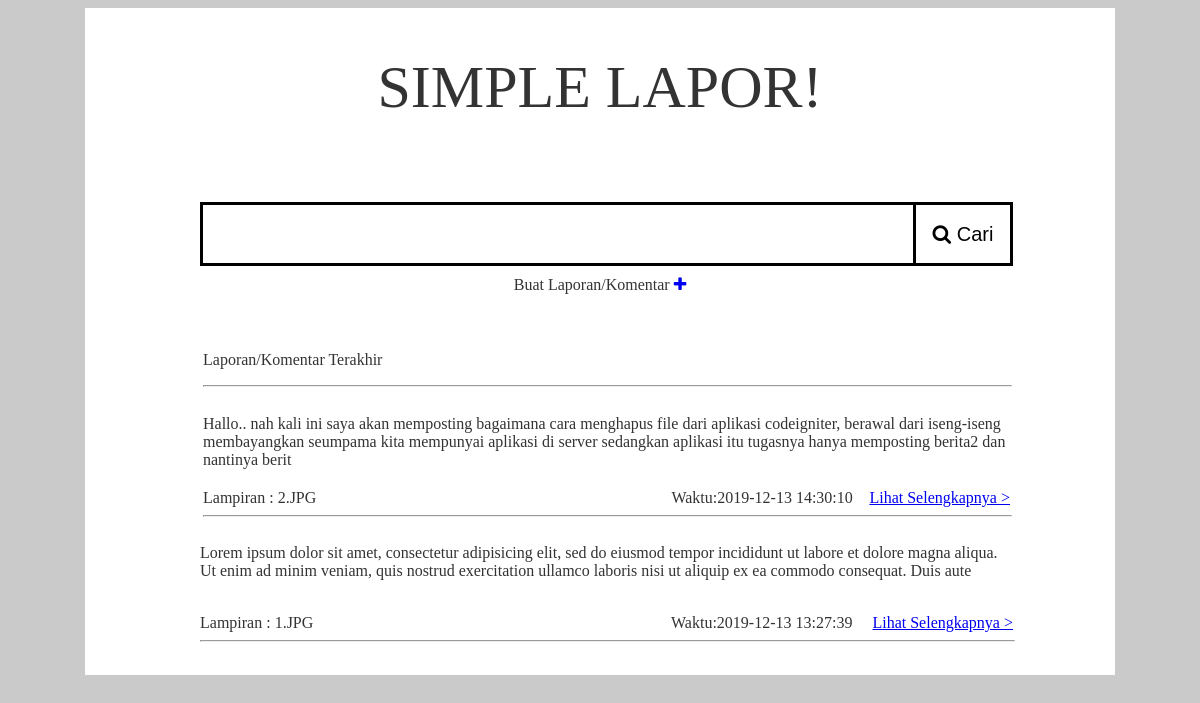
The page / on the database its author committed.
### tables this page shows
CREATE TABLE `laporan` (
  `id` int(11) NOT NULL,
  `deskripsi` varchar(255) DEFAULT NULL,
  `aspek` varchar(100) DEFAULT NULL,
  `berkas` varchar(255) DEFAULT NULL,
  `created_at` timestamp NOT NULL DEFAULT CURRENT_TIMESTAMP
);

### application/controllers/Tampil.php (called while the page is built, shortened)
 <?php
class Tampil extends CI_Controller {
	public function index()
	{
		$this->load->model('m_lapor');
		$data['lapor']=$this->m_lapor->get_data();
		$this->load->view('tampil_awal', $data);
	}
}

### index.php (called while the page is built, shortened)
<?php
require_once BASEPATH.'core/CodeIgniter.php';

### application/models/m_lapor.php (called while the page is built, shortened)
<?php
class M_lapor extends CI_Model
{
	public function get_data()
	{
		$this->db->order_by("created_at","DESC");
		return $this->db->get('laporan')->result_array();
	}
}

### application/views/tampil_awal.php (the view, shortened to what this page needs)
<!DOCTYPE html>
<html>
<head>
	<link rel="stylesheet" type="text/css" href="<?php echo base_url('assets/css/style_awal.css')?>">
	<link rel="stylesheet" href="https://cdnjs.cloudflare.com/ajax/libs/font-awesome/4.7.0/css/font-awesome.min.css">
</head>
<body>
	<div class="container">
		<header>
		<div class="judul">
			<label> SIMPLE LAPOR! </label>
		</div>
		<?php echo form_open('Tampil/search')?>
		<div class="search">
			<input type="text" class="searchTerm" name="keyword">
			<button type="submit" class="searchButton" >
        	<i class="fa fa-search"></i> Cari
    		</button>
		</div>
		<?php echo form_close()?>
		<div class="buatLapor">
			<label>Buat Laporan/Komentar</label>
			<a href="<?php echo base_url()?>Tampil/tambah">
			<i class="fa fa-plus"></i>
			</a>
		</div>
		</header>
		<div class="content">
			<table>
				<tr>
					<td>
						<p>
							Laporan/Komentar Terakhir
						</p>
						<hr>
					</td>
				</tr>
				<tr>
					<?php foreach ($lapor as $lb): ?>
						<td>
							<p>
								<?php echo $lb['deskripsi'] ?>
							</p>
						</td>
						<br>
				</tr>
				<tr>
					<td>
						<a class="lampiran">Lampiran : <?php echo $lb['berkas'] ?></a>
						<a class="Waktu">Waktu:<?php echo $lb['created_at'] ?></a>
						<a class="Selengkapnya" href="<?= base_url(); ?>Tampil/detail/<?= $lb['id'];?>"> Lihat Selengkapnya ></a>
						<hr>
					</td>
				</tr>
			</table>
			<?php endforeach?>
		</div>
	</div>
</body>
</html>

### assets/css/style_awal.css (style rules this page uses)
body { background-color: #cacaca; color: #333; }
.container { width: 1000px; margin: auto; background-color: #fff; padding: 15px; }
.judul { padding: 30px; text-align: center; }
.judul label { font-size: 60px; font-family: corbel, serif; }
.search { margin-top: 50px; margin-left: 10%; width: 100%; position: relative; display: flex; }
.searchTerm { width: 70%; border: 3px solid black; border-right: none; padding: 5px; height: 48px; outline: none; }
.searchButton { width: 10%; height: 64px; border: 3px solid black; background: white; text-align: center; cursor: pointer; font-size: 20px; }
.buatLapor { padding: 10px; text-align: center; }
.content { margin-left: 90px; padding: 10px; margin-right: 77px; padding: 10px; }
table { width: 100%; }
.lampiran { float: left; }
.Waktu { margin-left: 44%; }
.Selengkapnya { float: inline-end; }
hr { width: 100%; }

### rows shown on the page
laporan: deskripsi "Hallo.. nah kali ini saya akan memposting bagaimana cara menghapus file dari aplikasi codeigniter, berawal dari iseng-iseng membayangkan seumpama kita mempunyai aplikasi di server sedangkan aplikasi itu tugasnya hanya memposting berita2 dan nantinya berit", berkas "2.JPG", created_at "2019-12-13 14:30:10"
laporan: deskripsi "Lorem ipsum dolor sit amet, consectetur adipisicing elit, sed do eiusmod tempor incididunt ut labore et dolore magna aliqua. Ut enim ad minim veniam, quis nostrud exercitation ullamco laboris nisi ut aliquip ex ea commodo consequat. Duis aute", berkas "1.JPG", created_at "2019-12-13 13:27:39"
